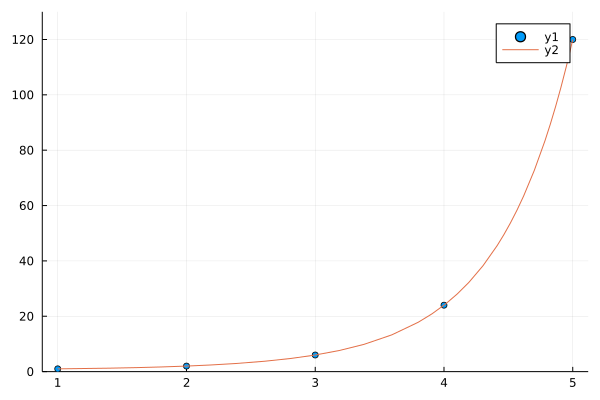

The script that saved this image:
using SpecialFunctions
using Plots

x = 1:5
y = factorial.(x)
scatter(x, y)
plot!(x->gamma(x+1), ylims=(0, 130))
savefig("gamma.png")
